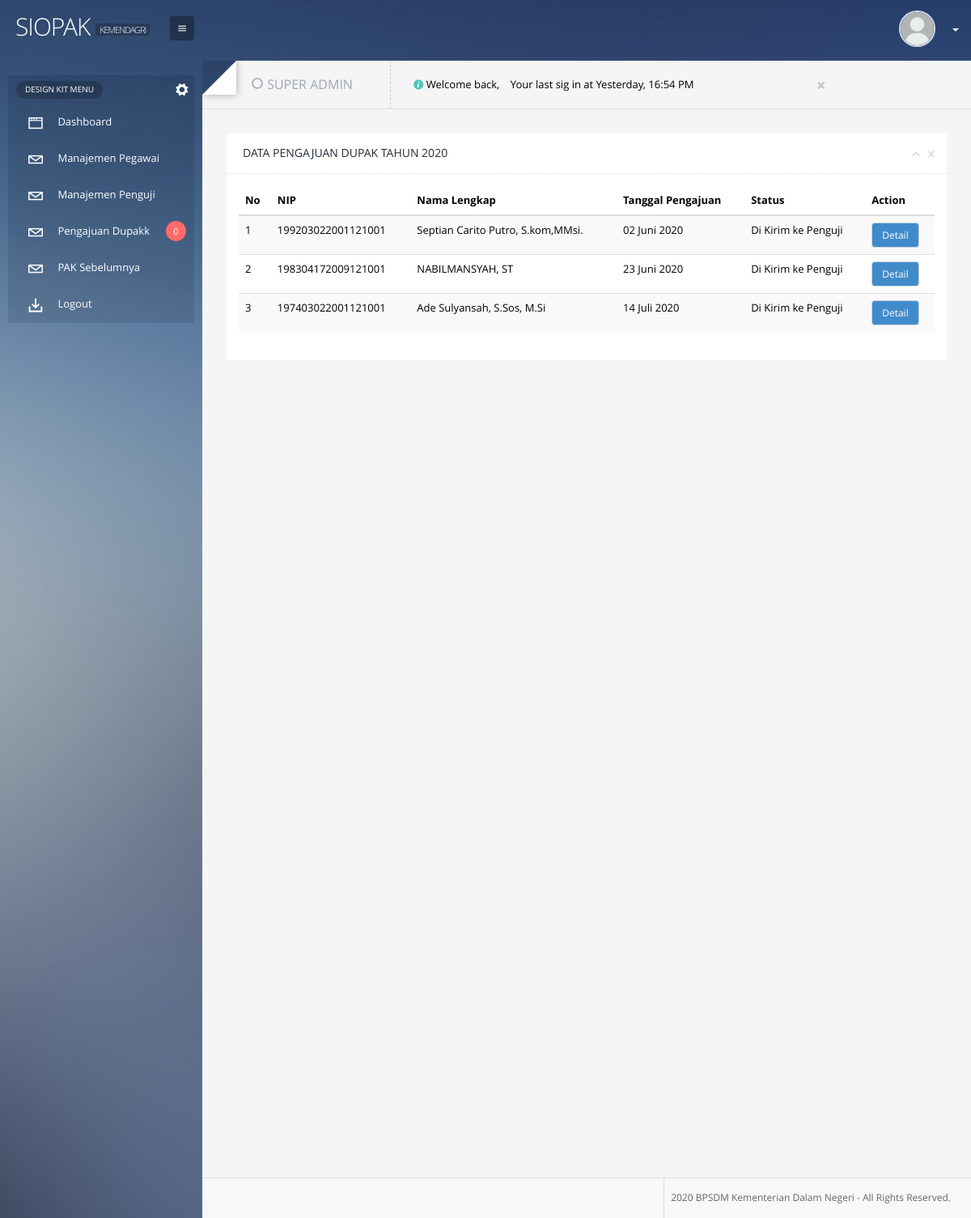
/index.php/backend/pengajuan, run on the app's committed database.
### tables this page shows
CREATE TABLE `penilaian` (
  `id_penilaian` int(10) NOT NULL,
  `tanggal_pengajuan` date NOT NULL,
  `nip` varchar(30) NOT NULL,
  `tahun` int(4) NOT NULL,
  `ak_lama0` double NOT NULL DEFAULT '0',
  `nip_penguji` varchar(30) NOT NULL,
  `created_by` varchar(255) NOT NULL,
  `created_date` datetime NOT NULL,
  `updated_by` varchar(255) NOT NULL,
  `updated_date` timestamp NOT NULL DEFAULT CURRENT_TIMESTAMP ON UPDATE CURRENT_TIMESTAMP,
  `status` int(1) NOT NULL DEFAULT '1',
  `golongan` varchar(255) NOT NULL
);

CREATE TABLE `karyawan` (
  `id_karyawan` int(10) NOT NULL,
  `nip` varchar(18) NOT NULL,
  `nik` varchar(16) NOT NULL,
  `no_seri_karpeg` varchar(20) NOT NULL,
  `nama_lengkap` varchar(255) NOT NULL,
  `tempat_lahir` varchar(255) NOT NULL,
  `tanggal_lahir` date NOT NULL,
  `alamat` text NOT NULL,
  `email` varchar(255) NOT NULL,
  `jenis_kelamin` char(1) NOT NULL DEFAULT 'L',
  `pendidikan_terakhir` varchar(255) NOT NULL,
  `no_telp` varchar(255) NOT NULL,
  `id_golongan` int(2) NOT NULL,
  `id_instansi` int(10) NOT NULL DEFAULT '1',
  `masa_kerja_lama` varchar(255) NOT NULL,
  `masa_kerja_baru` varchar(255) NOT NULL,
  `tmt_jabatan` varchar(255) NOT NULL,
  `ak_lama0` double NOT NULL DEFAULT '0'
);

CREATE TABLE `master_statuspenilaian` (
  `status` int(2) NOT NULL,
  `status_penilaian` varchar(255) NOT NULL
);

### application/controllers/backend/Pengajuan.php (called while the page is built, shortened)
<?php
    class Pengajuan extends CI_Controller {
        function __construct()
        {
            $this->load->model('Pengajuan_model','model');
            $this->load->model('Dupak_model','dupak');
            $this->load->model('Master_kegiatan_model','kegiatan');
            $this->load->model('Master_unsur_model','unsur');
            $this->load->model('Master_subunsur_model','subunsur');
        }
        function index(){
            $tahun = date('Y');
            $this->load->library('pagination');
            $config['base_url'] = base_url().'backend/pengajuan/index/';
            $config['total_rows'] = $this->model->total($tahun);
            $config['per_page'] = 10;
            $choice = $config["total_rows"] / $config["per_page"];
            $config["num_links"] = floor($choice);
             $config['first_link']       = 'First';
            $config['last_link']        = 'Last';
            $config['next_link']        = 'Next';
            $config['prev_link']        = 'Prev';
            $config['full_tag_open']    = '<div class="pagging text-center"><nav><ul class="pagination justify-content-center">';
            $config['full_tag_close']   = '</ul></nav></div>';
            $config['num_tag_open']     = '<li class="page-item"><span class="page-link">';
            $config['num_tag_close']    = '</span></li>';
            $config['cur_tag_open']     = '<li class="page-item active"><span class="page-link">';
            $config['cur_tag_close']    = '<span class="sr-only">(current)</span></span></li>';
            $config['next_tag_open']    = '<li class="page-item"><span class="page-link">';
            $config['next_tagl_close']  = '<span aria-hidden="true">&raquo;</span></span></li>';
            $config['prev_tag_open']    = '<li class="page-item"><span class="page-link">';
            $config['prev_tagl_close']  = '</span>Next</li>';
            $config['first_tag_open']   = '<li class="page-item"><span class="page-link">';
            $config['first_tagl_close'] = '</span></li>';
            $config['last_tag_open']    = '<li class="page-item"><span class="page-link">';
            $config['last_tagl_close']  = '</span></li>';
            $from = $this->uri->segment(4);
            $this->pagination->initialize($config);
            $data['pagination'] = $this->pagination->create_links();
            $data['data'] = $this->model->data($config['per_page'],$from,$tahun);
            $data['title'] = 'Data Pengajuan DUPAK Tahun '.$tahun;
            $data['template'] = 'admin/pages/pengajuan/index';
            $this->load->view('admin/dashboard',$data);
        }
    }

### index.php (called while the page is built, shortened)
<?php
require_once BASEPATH.'core/CodeIgniter.php';

### application/config/config.php (called while the page is built, shortened)
<?php
$config['base_url'] = "http://".$_SERVER["SERVER_NAME"]."/siopak";
$config['index_page'] = '';
$config['uri_protocol']	= 'REQUEST_URI';
$config['url_suffix'] = '';
$config['language']	= 'english';
$config['charset'] = 'UTF-8';
$config['enable_hooks'] = FALSE;
$config['subclass_prefix'] = 'MY_';
    $config['composer_autoload'] = 'vendor/autoload.php';
$config['permitted_uri_chars'] = 'a-z 0-9~%.:_\-';
$config['enable_query_strings'] = FALSE;
$config['controller_trigger'] = 'c';
$config['function_trigger'] = 'm';
$config['directory_trigger'] = 'd';
$config['allow_get_array'] = TRUE;
$config['log_threshold'] = 1;
$config['log_path'] = '';
$config['log_file_extension'] = '';
$config['log_file_permissions'] = 0644;
$config['log_date_format'] = 'Y-m-d H:i:s';
$config['error_views_path'] = '';
$config['cache_path'] = '';
$config['cache_query_string'] = FALSE;
$config['encryption_key'] = 'devpayung';
$config['sess_driver'] = 'database';
$config['sess_save_path'] = 'ci_sessions';
$config['sess_expiration'] = 12800;
$config['sess_match_ip'] = FALSE;
$config['sess_time_to_update'] = 1000;
$config['sess_regenerate_destroy'] = FALSE;
$config['cookie_prefix']	= '';
$config['cookie_domain']	= '';
$config['cookie_path']		= '/';
$config['cookie_secure']	= FALSE;
$config['cookie_httponly'] 	= FALSE;
$config['standardize_newlines'] = FALSE;
$config['global_xss_filtering'] = FALSE;
$config['csrf_protection'] = FALSE;
$config['csrf_token_name'] = 'csrf_test_name';
$config['csrf_cookie_name'] = 'csrf_cookie_name';
$config['csrf_expire'] = 7200;
$config['csrf_regenerate'] = TRUE;
$config['csrf_exclude_uris'] = array();
$config['compress_output'] = FALSE;
$config['time_reference'] = 'local';
$config['rewrite_short_tags'] = FALSE;
$config['proxy_ips'] = '';

### application/models/Pengajuan_model.php (called while the page is built, shortened)
<?php
    class Pengajuan_model extends CI_Model {
        protected $table = 'penilaian';
        function data($limit,$from,$tahun){
            $this->db->from($this->table);
            $this->db->join('master_statuspenilaian',$this->table.'.status = master_statuspenilaian.status');
            $this->db->join('karyawan',$this->table.".nip = karyawan.nip","left");
            $this->db->where('tahun',$tahun);
             $this->db->limit($limit,$from);
         return $query = $this->db->get()->result();
        }
        function total($tahun){
            return $this->db->get_where($this->table,array('tahun' => $tahun))->num_rows();
        }
    }

### application/views/admin/pages/pengajuan/index.php (the view, shortened to what this page needs)
<table class="table table-striped">
<thead>
<tr>
    <th> No </th>
    <th> NIP </th>
    <th> Nama Lengkap </th>
    <th> Tanggal Pengajuan </th>
    <th> Status </th>
    <th> Action </th>
</tr>
</thead>
<tbody>
<?php
    $no = 1;
foreach($data as $k => $v): ?>
<tr>
    <td> <?php echo $no; ?> </td>
    <td> <?php echo $v->nip ?></td>
    <td> <?php echo $v->nama_lengkap ?></td>
    <td> <?php echo tgl_indo($v->tanggal_pengajuan) ?></td>
    <td> <?php echo $v->status_penilaian ?> </td>
    <td>
    <a href="<?php echo base_url() ?>backend/pengajuan/detail/<?php echo $v->nip ?>" class="btn btn-primary"> Detail </a>
    </td>
</tr>
<?php
$no = $no+1;
endforeach ?>
</tbody>
</table>

### data on the page
penilaian: karyawan.nip "199203022001121001", karyawan.nama_lengkap "Septian Carito Putro, S.kom,MMsi.", tanggal_pengajuan "02 Juni 2020", master_statuspenilaian.status_penilaian "Di Kirim ke Penguji"
penilaian: karyawan.nip "198304172009121001", karyawan.nama_lengkap "NABILMANSYAH, ST", tanggal_pengajuan "23 Juni 2020", master_statuspenilaian.status_penilaian "Di Kirim ke Penguji"
penilaian: karyawan.nip "197403022001121001", karyawan.nama_lengkap "Ade Sulyansah, S.Sos, M.Si", tanggal_pengajuan "14 Juli 2020", master_statuspenilaian.status_penilaian "Di Kirim ke Penguji"

### other printed values
notifmenu("penilaian",array("status" => 1)) "0"
